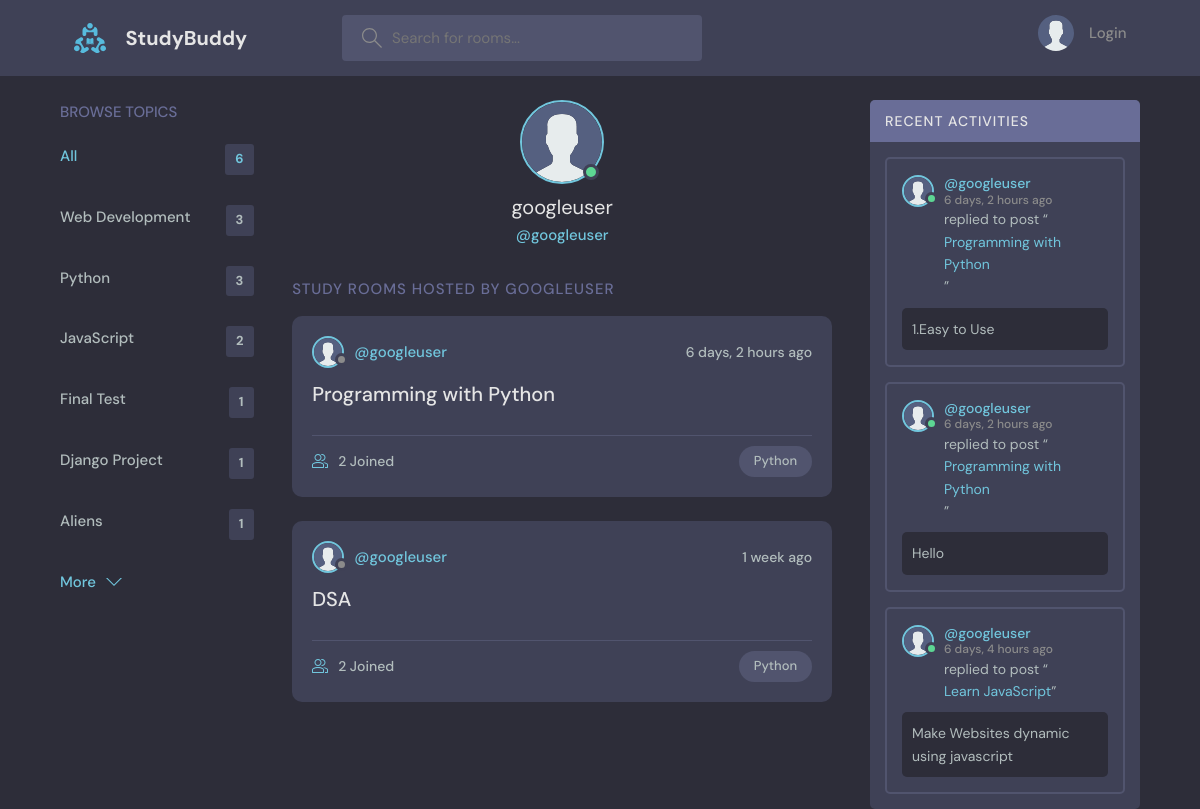
The page /profile/3 on the database its author committed.
### base/models.py (models this page shows, shortened)
class Topic(models.Model):
    name = models.CharField(max_length=200)

class Room(models.Model):
    host = models.ForeignKey(User , on_delete=models.SET_NULL , null=True)
    topic = models.ForeignKey(Topic, on_delete=models.SET_NULL, null=True) #On deleting the topic the room associated with it don't get deleted from the database
    name = models.CharField(max_length=200)
    description = models.TextField(null=True, blank = True)#null=True means user  can keep this field empty
    participants =models.ManyToManyField(User, related_name="participants", blank = True)
    updated = models.DateTimeField(auto_now=True) # Takes time stamp every time a user submits or saves.
    created = models.DateTimeField(auto_now_add=True) #  Takes time stamp when we first submit or save(created time).
    class Meta:
        ordering = ['-updated', '-created']
    def __str__(self):
        return self.name

class Message(models.Model):
    user = models.ForeignKey(User , on_delete=models.CASCADE) #Where User is a class Imported from django.contrib line 2
    room =models.ForeignKey(Room, on_delete=models.CASCADE) #One to Many relation i.e one user can have multiple rooms.
    body = models.TextField()
    updated = models.DateTimeField(auto_now=True)
    created = models.DateTimeField(auto_now_add=True)
    class Meta:
        ordering = ['-updated', '-created']

### base/views.py (the view)
# urls.py: path('profile/<str:pk>', views.userProfile , name='user-profile'),
def userProfile(request ,pk):
    user = User.objects.get(id = pk)
    rooms=  user.room_set.all()
    room_messages = user.message_set.all()
    topics  = Topic.objects.all()
    context = {'user':user , 'rooms':rooms ,'room_messages':room_messages, 'topics':topics,}
    return render(request , 'base/profile.html', context)

### base/templates/base/profile.html (shortened to what this page needs)
{% extends 'main.html' %}
{% block content %}
{% load static %}
  <main class="profile-page layout layout--3">
    <div class="container">
      {% include "base/topics_component.html" %}
      <div class="roomList">
        <div class="profile">
          <div class="profile__avatar">
            <div class="avatar avatar--large active">
              <img src="{% static 'images/avatar.svg' %}" />
            </div>
          </div>
          <div class="profile__info">
            <h3>{{user.username}}</h3>
            <p>@{{user.username}}</p>
          </div>
        </div>
        <div class="roomList__header">
          <div class = "profilerooms">
            <h2>Study Rooms Hosted by {{user.username}}</a>
            </h2>
          </div>
        </div>
        {% include "base/feed_component.html" %}
      </div>
      {% include "base/activity_component.html" %}
    </div>
  </main>
{% endblock content %}

### base/templates/base/topics_component.html (shortened to what this page needs)
<div class="topics">
    <div class="topics__header">
      <h2>Browse Topics</h2>
    </div>
    <ul class="topics__list">
      <li>
        <a href="{% url 'home' %}" class="active">All <span>{{topics.count}}</span></a>
      </li>
      {% for topic in topics  %}
      <li>
        <a href="{% url 'home' %}?q={{topic.name}}">{{topic.name}}<span>{{topic.room_set.all.count}}</span></a>
      </li>
      {% endfor %}
    </ul>
    <a class="btn btn--link" href="{% url 'topics' %}">
      More
      <svg version="1.1" xmlns="http://www.w3.org/2000/svg" width="32" height="32" viewBox="0 0 32 32">
        <title>chevron-down</title>
        <path d="M16 21l-13-13h-3l16 16 16-16h-3l-13 13z"></path>
      </svg>
    </a>
  </div>

### base/templates/base/feed_component.html (shortened to what this page needs)
{% load static %}
{% for room in rooms %}
<div class="roomListRoom">
    <div class="roomListRoom__header">
      <a href="{% url 'user-profile' room.host.id  %}" class="roomListRoom__author">
        <div class="avatar avatar--small">
          <img src="{% static 'images/avatar.svg' %}" />
        </div>
        <span>@{{room.host.username}}</span>
      </a>
      <div class="roomListRoom__actions">
        <span>{{room.created|timesince}} ago</span>
      </div>
    </div>
    <div class="roomListRoom__content">
      <a href="{% url 'room' room.id %}">{{room.name}}</a>
    </div>
    <div class="roomListRoom__meta">
      <a href="{% url 'room' room.id %}" class="roomListRoom__joined">
        {{room.participants.all.count}} Joined
      </a>
      <p class="roomListRoom__topic">{{room.topic.name}}</p>
    </div>
  </div>
{% endfor %}

### base/templates/base/activity_component.html (shortened to what this page needs)
{% load static %}
<div class="activities">
    <div class="activities__header">
      <h2>Recent Activities</h2>
    </div>
    {% for message in room_messages %}
    <div class="activities__box">
      <div class="activities__boxHeader roomListRoom__header">
        <a href="{% url 'user-profile' message.user.id %}" class="roomListRoom__author">
          <div class="avatar avatar--small active">
            <img src="{% static 'images/avatar.svg' %}" />
          </div>
          <p>
            @{{message.user}}
            <span>{{message.created|timesince}} ago</span>
          </p>
        </a>
      </div>
      <div class="activities__boxContent">
        <p>replied to post “<a href="{% url 'room' message.room.id %}">{{message.room}}</a>”</p>
        <div class="activities__boxRoomContent">
            {{message.body}}
        </div>
      </div>
    </div>
    {% endfor %}
  </div>

### rows shown on the page
Topic: name "Web Development", room_set.all.count "3"
Topic: name "Python", room_set.all.count "3"
Topic: name "JavaScript", room_set.all.count "2"
Topic: name "Final Test", room_set.all.count "1"
Topic: name "Django Project", room_set.all.count "1"
Topic: name "Aliens", room_set.all.count "1"
Room: host.username "googleuser", created "6 days, 2 hours", name "Programming with Python", participants.all.count "2", topic.name "Python"
Room: host.username "googleuser", created "1 week", name "DSA", participants.all.count "2", topic.name "Python"
Message: user "googleuser", created "6 days, 2 hours", room "Programming with Python", body "1.Easy to Use"
Message: user "googleuser", created "6 days, 2 hours", room "Programming with Python", body "Hello"
Message: user "googleuser", created "6 days, 4 hours", room "Learn JavaScript", body "Make Websites dynamic using javascript"

### other values the page prints
{{ topics.count }} "6"
{{ user.username }} "googleuser"
{{ user.username }} "GOOGLEUSER"
